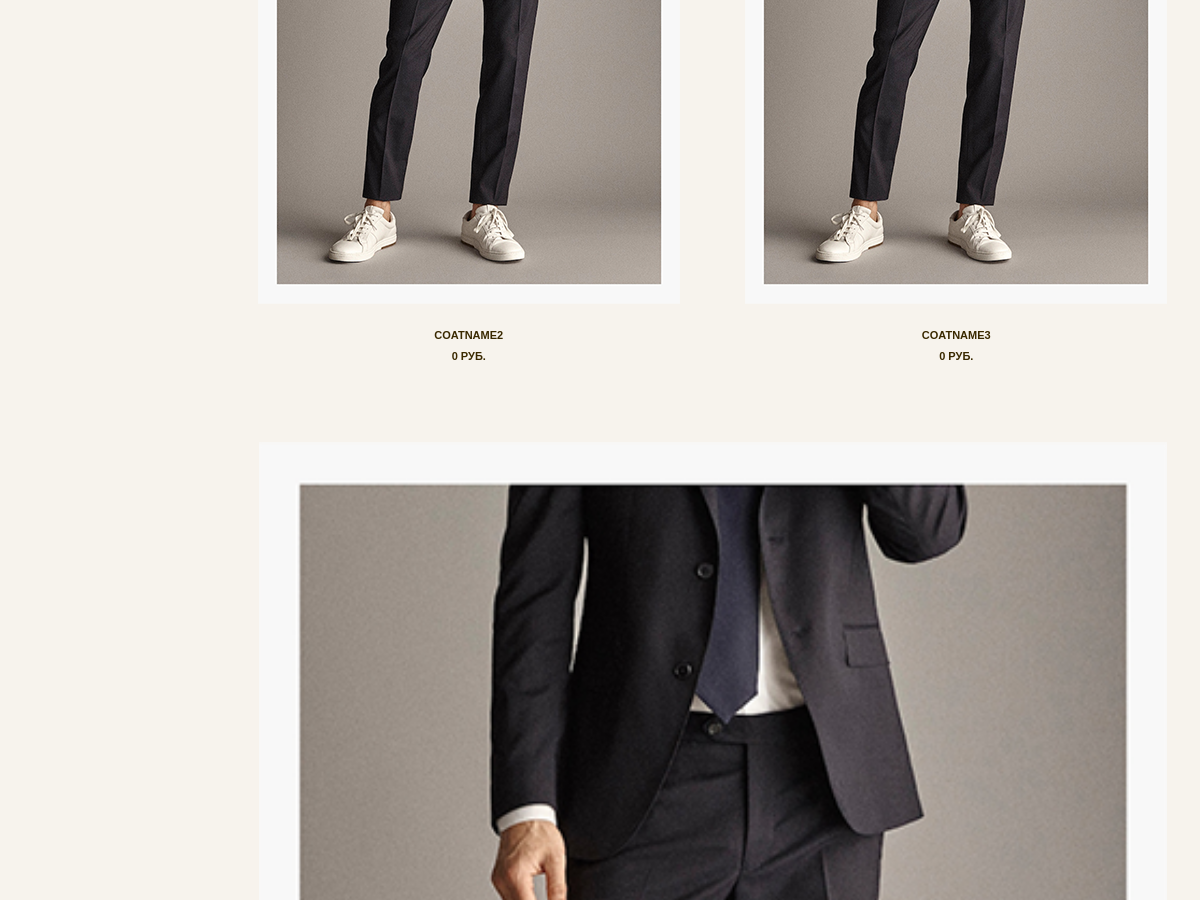
The page /catalog/coat/ (middle part) on the database as committed earlier.
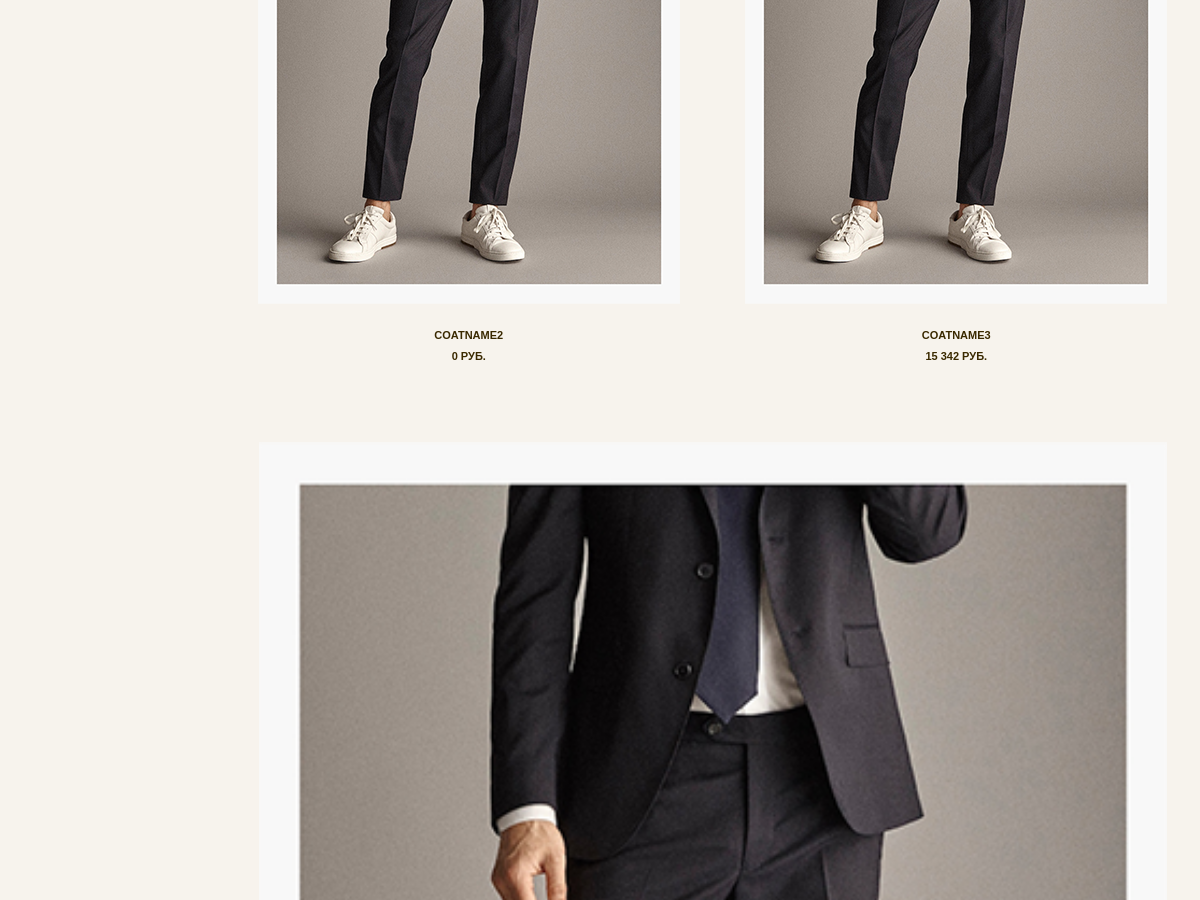
The same page on the database as committed later.
### catalogApp/models.py (models this page shows, shortened)
class Product(models.Model):
    fk_subcatalog = models.ForeignKey(
        Subcatalog, on_delete=models.CASCADE, related_name='products')
    slug = models.SlugField(max_length=100)
    name = models.CharField(max_length=100)
    description = models.TextField(blank=True)
    price = models.PositiveIntegerField(default=0)

class ImageProduct(models.Model):
    fk_product = models.ForeignKey(
        Product, on_delete=models.CASCADE, related_name='images_product')
    image = models.ImageField(
        blank=True, upload_to='imagesProduct')

### catalogApp/views.py (the view)
# urls.py: re_path(r'(?P<slug>\w+)/$', views.catalog_list, name='catalog'),
def catalog_list(request, slug):
    template = 'catalogApp/catalog.html'
    subcatalog = get_object_or_404(Subcatalog, slug=slug)
    products = subcatalog.products.all()
    form = CatalogFilterForm(request.GET)
    if form.is_valid():
        if form.cleaned_data['sort']:
            products = products.order_by(form.cleaned_data['sort'])
    context = {
        'subcatalog_name': subcatalog.name,
        'products': products,
        'form': form,
    }
    return render(request, template, context)

### catalogApp/models.py (called while the page is built)
    def __str__(self):
        return str(self.size)

### main/context_processors.py (called while the page is built)
def get_username(request):
    return {'username': auth.get_user(request).username}

### catalogApp/templates/catalogApp/catalog.html (shortened to what this page needs)
{% extends 'base_template.html' %}
{% load staticfiles %}
{% load humanize %}
{% block style %}
    {% static 'catalogApp/css/catalog_style.css' %}
{% endblock %}
{% block context %}
    <section class="catalog_list">
        <div class="container">
            <div class="view_catalog">
                <div class="view_tile_catalog">
                    {% if products %}
                        {% for product in products %}
                            <div class="{% cycle 'tile_box_1' 'tile_box_2' 'tile_box_3' %}"
                                style="background-image:
                                        url({{ product.images_product.first.image.url }});">
                                <a href="{% url 'productApp:product' product.slug %}" class="link_image"></a>
                                <a href="{% url 'productApp:product' product.slug %}" class="link_text">
                                    <h3>{{ product.name }}</h3>
                                    <h3>{{ product.price|intcomma }} руб.</h3>
                                </a>
                            </div>
                        {% endfor %}
                    {% else %}
                        <h2>{{ subcatalog_name }} временно отсутствуют.</h2>
                    {% endif %}
                    </div>
                </div>
            </div>
    </section>
{% endblock %}

Rows that differ between the two databases and show on the page:
changed Product "COATNAME3": price "0" → "15 342"
